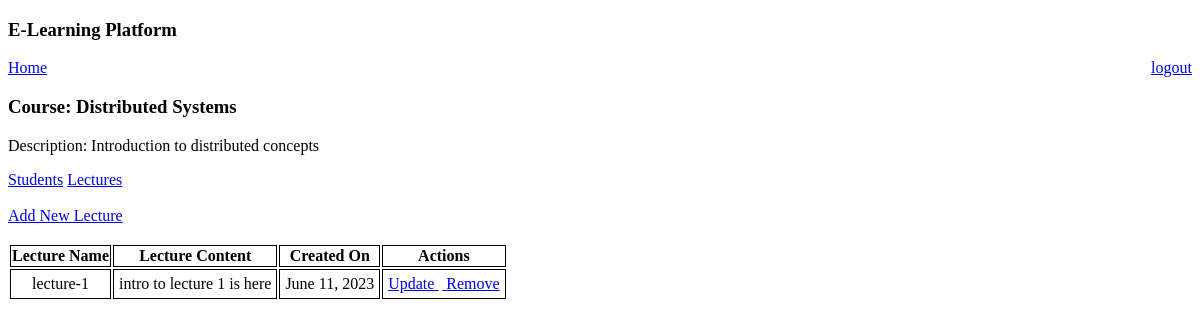
Page /instructor/course?course_id=1&request_notes=True (signed in) on the earlier database version.
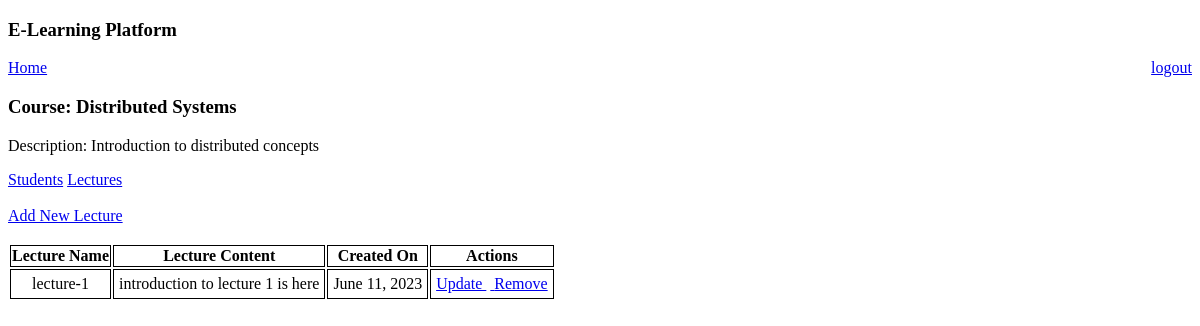
Same page on the later database version.
### e_learn/models.py (models this page shows)
class Notes(models.Model):
    name = models.TextField()
    content = models.TextField()
    notes_doc = models.FileField(upload_to="./notes")
    course = models.ForeignKey(Course, on_delete=models.CASCADE)
    created_on = models.DateField(auto_now_add=True)

### e_learn/views.py (the view, shortened to what this page needs)
# urls.py: path('instructor/course', views.instructor_course_details, name='instructor_course_details'),
@login_required(login_url='login')
def instructor_course_details(request):
    course_id = request.GET.get('course_id')
    req_students = request.GET.get('request_students')
    req_notes = request.GET.get('request_notes')
    req_notes_create = request.GET.get('request_notes_create')
    req_update_notes = request.GET.get('request_update_notes')
    req_remove_notes = request.GET.get('remove_notes')
    course_data = Course.objects.get(pk=course_id)
    send_data = {"course_details": course_data}
    requested_notes = False
    requested_students = False
    if req_students is not None:
        requested_students = True
        send_data['requested_students'] = True
    elif req_notes is not None:
        requested_notes = True
        send_data['requested_notes'] = True
    elif req_notes_create is not None:
        send_data['requested_notes_create'] = True
        return render(request, 'course_data_to_instructor.html', send_data)
    elif req_remove_notes is not None:
        notes_id = request.GET.get('notes_id')
        notes_obj = Notes.objects.get(pk=notes_id)
        notes_obj.delete()
        requested_notes = True
        send_data['requested_notes'] = requested_notes
    elif req_update_notes is not None:
        notes_id = request.GET.get('notes_id')
        notes_details = Notes.objects.get(pk=notes_id)
        send_data['requested_update_notes'] = True
        send_data['notes_details'] = notes_details
        return render(request, 'course_data_to_instructor.html', send_data)
    if requested_notes:
        notes_data = course_notes(course_id)
        if notes_data is None:
            send_data['msg'] = "No notes created for this course."
            return render(request, 'course_data_to_instructor.html', send_data)
        send_data['notes_list'] = notes_data
        return render(request, 'course_data_to_instructor.html', send_data)

### e_learn/views.py (called while the page is built)
def course_notes(course_id):
    try:
        notes_data = Notes.objects.filter(course=course_id)
        if len(notes_data) == 0 or notes_data is None:
            return None
        return notes_data
    except Exception as e:
        return None

### e_learn/templates/course_data_to_instructor.html (shortened to what this page needs)
{% extends "base_loggedIn.html" %}
{% block body %}
    <a href="{% url 'instructor_home' %}">Home</a>
    <h3> Course: {{ course_details.name }}</h3>
    <p>Description: {{ course_details.description }}</p>
    <a href="{% url 'instructor_course_details' %}?course_id={{ course_details.id }}&request_students=True">Students</a>
    <a href="{% url 'instructor_course_details' %}?course_id={{ course_details.id }}&request_notes=True">Lectures</a>
    <br>
    {% if requested_notes %}
        <br> <a href="{% url 'instructor_course_details' %}?course_id={{ course_details.id }}&request_notes_create=True">Add New Lecture</a>
        {% if notes_list %}
            <br> <br>
            <table>
                <thead>
                    <tr>
                        <th scope="col" style="border: 1px solid black;">Lecture Name</th>
                        <th scope="col" style="border: 1px solid black;">Lecture Content</th>
                        <th scope="col" style="border: 1px solid black;">Created On</th>
                        <th scope="col" style="border: 1px solid black;">Actions</th>
                    </tr>
                </thead>
                <tbody>
                    {% for notes in notes_list %}
                        <tr>
                            <td style="border: 1px solid black; padding: 5px" align="center"> {{ notes.name }} </td>
                            <td style="border: 1px solid black; padding: 5px" align="center"> {{ notes.content }} </td>
                            <td style="border: 1px solid black; padding: 5px" align="center"> {{ notes.created_on }} </td>
                            <td style="border: 1px solid black; padding: 5px" align="center">
                                <a href="{% url 'instructor_course_details' %}?course_id={{ course_details.id }}&notes_id={{ notes.id }}&request_update_notes=True"> Update </a>
                                &nbsp;<a href="{% url 'instructor_course_details' %}?course_id={{ course_details.id }}&notes_id={{ notes.id }}&remove_notes=True"> Remove </a>
                            </td>
                        </tr>
                    {% endfor %}
                </tbody>
            </table>
        {% endif %}
    {% endif %}
{% endblock %}

Differences in the rows shown:
changed Notes "lecture-1": content "intro to lecture 1 is here" → "introduction to lecture 1 is here"
